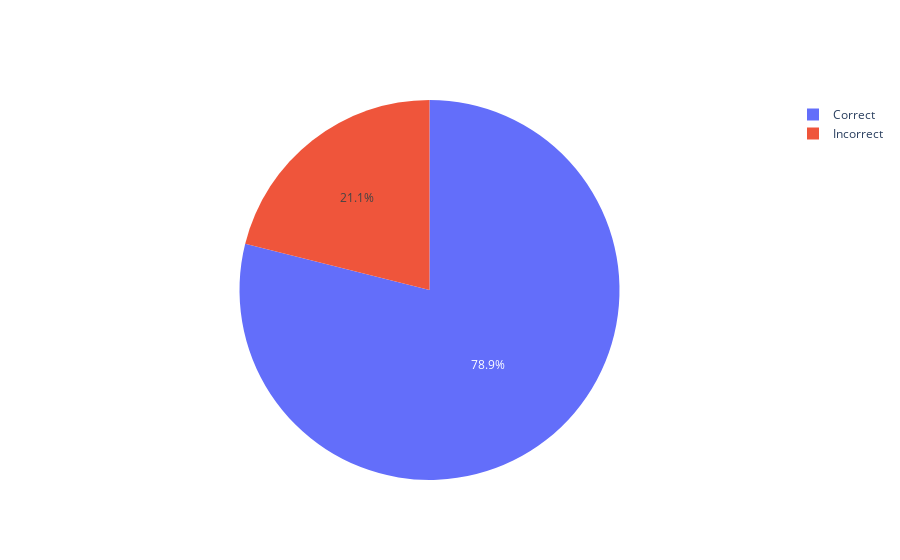

The cell this chart's notebook holds for it:
### Code cell
print('Full BERT Model Data Metrics')
import plotly.graph_objects as go

labels = ['Correct','Incorrect']
values = [correct,incorrect]

fig = go.Figure(data=[go.Pie(labels=labels, values=values)])
fig.show()

### Figure 1 — Plotly figure (JSON) as saved in the notebook; plotly's stock layout.template omitted (floating-point values rounded to 4 significant figures)
{"data": [{"labels": ["Correct", "Incorrect"], "type": "pie", "values": [116, 31]}], "layout": {}}
